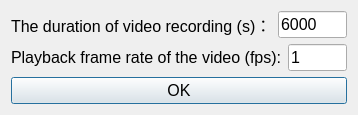
<?xml version="1.0" encoding="UTF-8"?>
<ui version="4.0">
 <class>Dialog</class>
 <widget class="QDialog" name="Dialog">
  <property name="geometry">
   <rect>
    <x>0</x>
    <y>0</y>
    <width>358</width>
    <height>104</height>
   </rect>
  </property>
  <property name="maximumSize">
   <size>
    <width>360</width>
    <height>180</height>
   </size>
  </property>
  <property name="windowTitle">
   <string>Parameters of taking chemical video</string>
  </property>
  <layout class="QVBoxLayout" name="verticalLayout">
   <item>
    <layout class="QHBoxLayout" name="horizontalLayout_2">
     <item>
      <widget class="QLabel" name="label_2">
       <property name="font">
        <font>
         <family>Arial</family>
         <pointsize>12</pointsize>
        </font>
       </property>
       <property name="text">
        <string>The duration of video recording (s)：</string>
       </property>
      </widget>
     </item>
     <item>
      <widget class="QLineEdit" name="lineEdit_video_timelong">
       <property name="font">
        <font>
         <family>Arial</family>
         <pointsize>12</pointsize>
        </font>
       </property>
       <property name="text">
        <string>6000</string>
       </property>
      </widget>
     </item>
    </layout>
   </item>
   <item>
    <layout class="QHBoxLayout" name="horizontalLayout">
     <item>
      <widget class="QLabel" name="label">
       <property name="font">
        <font>
         <family>Arial</family>
         <pointsize>12</pointsize>
        </font>
       </property>
       <property name="text">
        <string>Playback frame rate of the video (fps):</string>
       </property>
      </widget>
     </item>
     <item>
      <widget class="QLineEdit" name="lineEdit_chemicalfps">
       <property name="font">
        <font>
         <family>Arial</family>
         <pointsize>12</pointsize>
        </font>
       </property>
       <property name="text">
        <string>1</string>
       </property>
      </widget>
     </item>
    </layout>
   </item>
   <item>
    <widget class="QPushButton" name="pushButton_queding">
     <property name="font">
      <font>
       <family>Arial</family>
       <pointsize>12</pointsize>
      </font>
     </property>
     <property name="text">
      <string>OK</string>
     </property>
    </widget>
   </item>
  </layout>
 </widget>
 <resources/>
 <connections/>
</ui>
